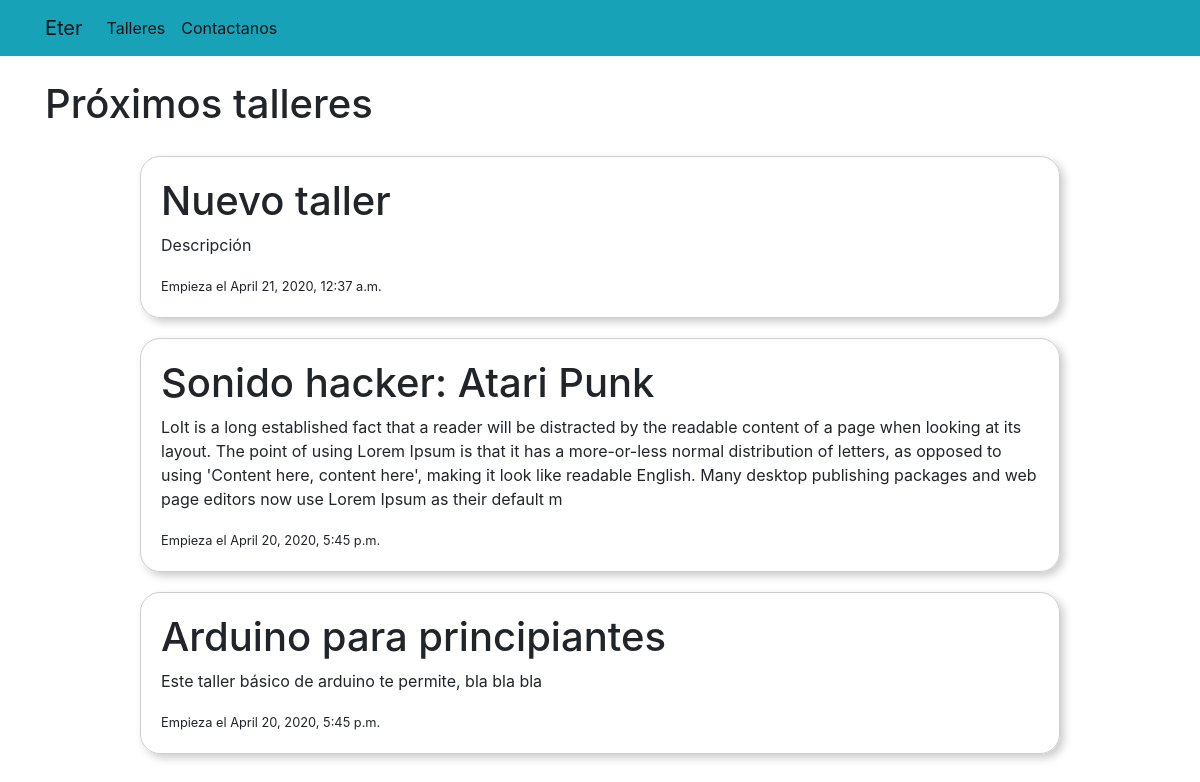
Screenshot of /cursos/ with the database file from the repository.
### cursos/models.py (models this page shows, shortened)
class Taller( models.Model ):
    titulo = models.CharField( max_length = 200 )
    fecha_inicio = models.DateTimeField()
    descripcion = models.TextField( max_length = 400 )

### cursos/views.py (the view)
def listadoDeCursos( request ):
    talleres = Taller.objects.all().order_by('-fecha_inicio')
    contexto = {
        'talleres' : talleres
    }
    return render( request, 'cursos/listadoCursos.html', contexto )

### cursos/templates/cursos/listadoCursos.html
{% extends 'cursos/base.html' %}
{% block contenido %}
    <h1> Próximos talleres </h1>
    <div class="row">
        <div class="col"></div>
        <div class="col-10">
            {% for taller in talleres %}
                <div class="tarjeta">
                    <h1> {{ taller.titulo }} </h1>
                    <p> {{ taller.descripcion }} </p>
                    <small> Empieza el {{ taller.fecha_inicio }} </small>
                </div>
            {% endfor %}
        </div>
        <div class="col"></div>
    </div>
{% endblock contenido %}

### cursos/static/css/estilo.css (style rules this page uses)
.tarjeta { border: 1px solid #cecece; border-radius: 20px; margin: 20px 0px; box-shadow: 4px 4px 8px rgba(0, 0, 0, 0.2); padding: 20px; }

### rows the page displays
Taller: titulo "Nuevo taller", descripcion "Descripción", fecha_inicio "April 21, 2020, 12:37 a.m."
Taller: titulo "Sonido hacker: Atari Punk", descripcion "LoIt is a long established fact that a reader will be distracted by the readable content of a page when looking at its layout. The point of using Lorem Ipsum is that it has a more-or-less normal distribution of letters, as opposed to using 'Content here, content here', making it look like readable English. Many desktop publishing packages and web page editors now use Lorem Ipsum as their default m", fecha_inicio "April 20, 2020, 5:45 p.m."
Taller: titulo "Arduino para principiantes", descripcion "Este taller básico de arduino te permite, bla bla bla", fecha_inicio "April 20, 2020, 5:45 p.m."
